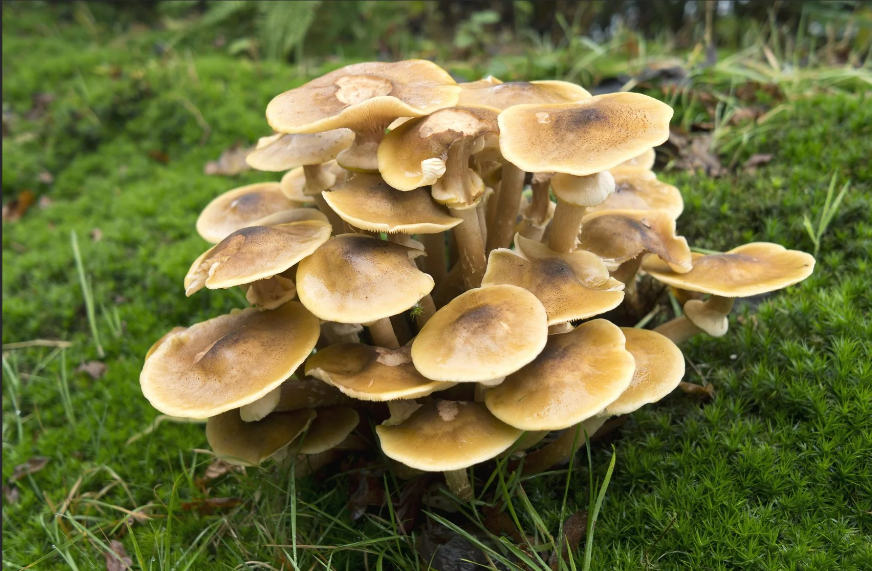
%> input picture New Folder (2)/image.png, 872 x 571 px
$ octave Untitled9,m.m   (GNU Octave 9; MATLAB toolbox functions it lacks are replaced by stand-ins)
%> lines starting %> are read from the running program, lines starting %| are printed output that depends on the picture
% Load the image
image = imread('image.png');
%> image is the input picture: size 571x872x3 uint8; mean R, G, B 111.3, 112, 61.6
gray_image = rgb2gray(image);
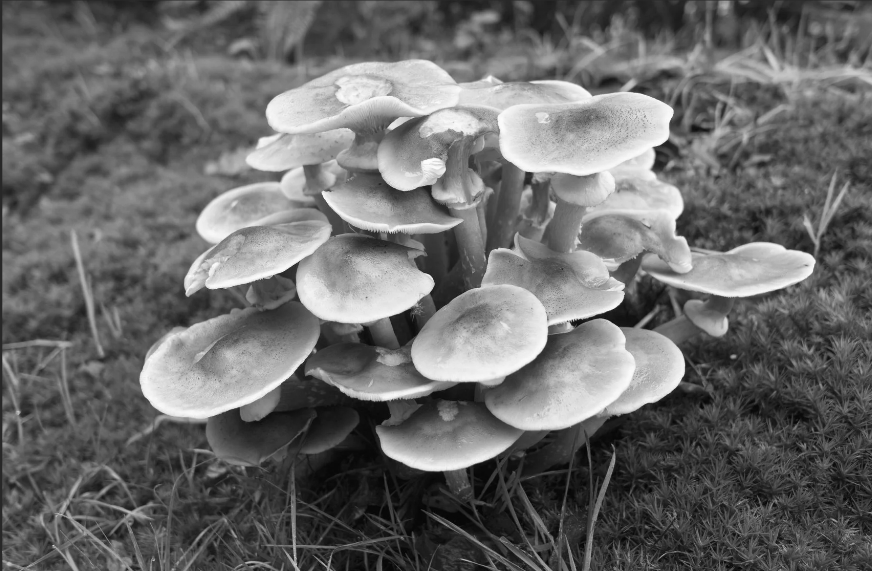
%> gray_image: size 571x872 uint8; min 4, max 253, mean 106.1


% Display the original image
figure;
subplot(2, 3, 1);
imshow(gray_image);
title('Original Image');

% Add impulse noise
noisy_image_impulse = imnoise(gray_image, 'salt & pepper', 0.05);
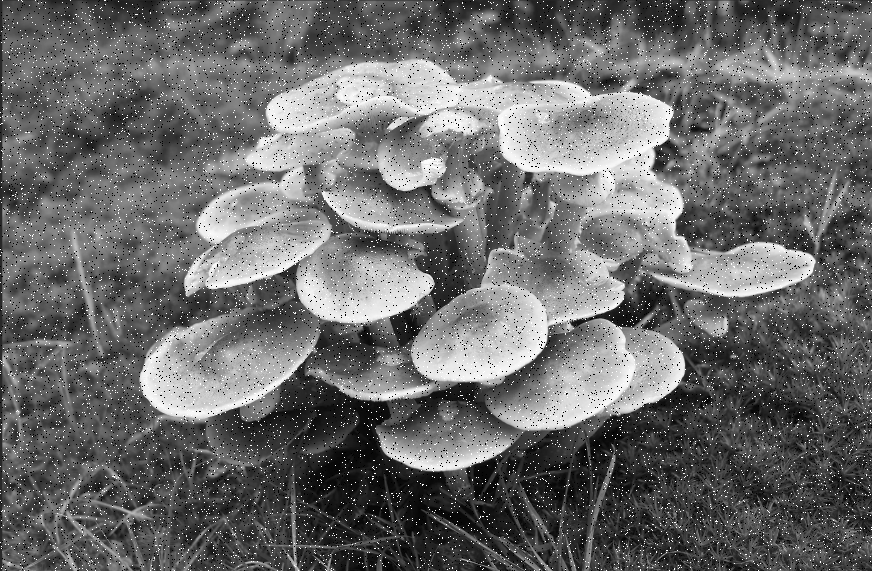
%> noisy_image_impulse: size 571x872 uint8; min 0, max 255, mean 107.1
subplot(2, 3, 2);
imshow(noisy_image_impulse);
title('Impulse Noisy Image');

% Add Gaussian noise
noisy_image_gaussian = imnoise(gray_image, 'gaussian', 0, 0.01);
subplot(2, 3, 3);
imshow(noisy_image_gaussian);
title('Gaussian Noisy Image');

% Apply different smoothing filters to remove noise
filtered_image_mean = imfilter(noisy_image_impulse, ones(3) / 9);
filtered_image_median = medfilt2(noisy_image_impulse);
filtered_image_gaussian = imgaussfilt(noisy_image_gaussian, 1);

% Display the filtered images
subplot(2, 3, 4);
imshow(filtered_image_mean);
title('Mean Filtered (Impulse)');

subplot(2, 3, 5);
imshow(filtered_image_median);
title('Median Filtered (Impulse)');

subplot(2, 3, 6);
imshow(filtered_image_gaussian);
title('Gaussian Filtered (Gaussian)');

% Calculate the PSNR
psnr_mean = psnr(filtered_image_mean, gray_image);
%> psnr_mean = 26.06
psnr_median = psnr(filtered_image_median, gray_image);
%> psnr_median = 34
psnr_gaussian = psnr(filtered_image_gaussian, gray_image);
%> psnr_gaussian = 28.55

fprintf('PSNR (Mean Filter): %.2f dB\n', psnr_mean);
%| PSNR (Mean Filter): 26.06 dB
fprintf('PSNR (Median Filter): %.2f dB\n', psnr_median);
%| PSNR (Median Filter): 34.00 dB
fprintf('PSNR (Gaussian Filter): %.2f dB\n', psnr_gaussian);
%| PSNR (Gaussian Filter): 28.55 dB

% Display results, observations, and conclusions.
